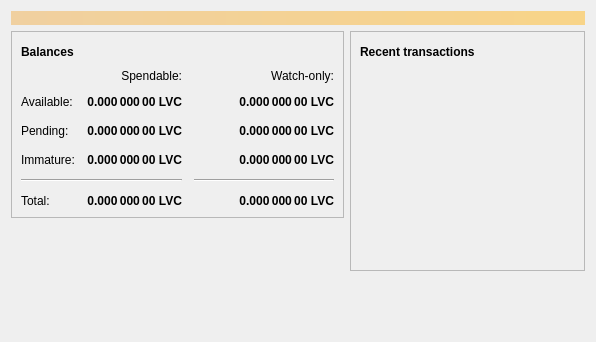
<?xml version="1.0" encoding="UTF-8"?>
<ui version="4.0">
 <class>OverviewPage</class>
 <widget class="QWidget" name="OverviewPage">
  <property name="geometry">
   <rect>
    <x>0</x>
    <y>0</y>
    <width>596</width>
    <height>342</height>
   </rect>
  </property>
  <property name="windowTitle">
   <string>Form</string>
  </property>
  <layout class="QVBoxLayout" name="topLayout">
   <item>
    <widget class="QLabel" name="labelAlerts">
     <property name="visible">
      <bool>false</bool>
     </property>
     <property name="styleSheet">
      <string notr="true">QLabel { background-color: qlineargradient(x1: 0, y1: 0, x2: 1, y2: 0, stop:0 #F0D0A0, stop:1 #F8D488); color:#000000; }</string>
     </property>
     <property name="wordWrap">
      <bool>true</bool>
     </property>
     <property name="margin">
      <number>3</number>
     </property>
     <property name="textInteractionFlags">
      <set>Qt::TextSelectableByMouse</set>
     </property>
    </widget>
   </item>
   <item>
    <layout class="QHBoxLayout" name="horizontalLayout" stretch="1,1">
     <item>
      <layout class="QVBoxLayout" name="verticalLayout_2">
       <item>
        <widget class="QFrame" name="frame">
         <property name="frameShape">
          <enum>QFrame::StyledPanel</enum>
         </property>
         <property name="frameShadow">
          <enum>QFrame::Raised</enum>
         </property>
         <layout class="QVBoxLayout" name="verticalLayout_4">
          <item>
           <layout class="QHBoxLayout" name="horizontalLayout_4">
            <item>
             <widget class="QLabel" name="label_5">
              <property name="font">
               <font>
                <weight>75</weight>
                <bold>true</bold>
               </font>
              </property>
              <property name="text">
               <string>Balances</string>
              </property>
             </widget>
            </item>
            <item>
             <widget class="QPushButton" name="labelWalletStatus">
              <property name="enabled">
               <bool>true</bool>
              </property>
              <property name="maximumSize">
               <size>
                <width>30</width>
                <height>16777215</height>
               </size>
              </property>
              <property name="toolTip">
               <string>The displayed information may be out of date. Your wallet automatically synchronizes with the Livecoin network after a connection is established, but this process has not completed yet.</string>
              </property>
              <property name="text">
               <string/>
              </property>
              <property name="icon">
               <iconset resource="../livecoin.qrc">
                <normaloff>:/icons/warning</normaloff>
                <disabledoff>:/icons/warning</disabledoff>:/icons/warning</iconset>
              </property>
              <property name="iconSize">
               <size>
                <width>24</width>
                <height>24</height>
               </size>
              </property>
              <property name="flat">
               <bool>true</bool>
              </property>
             </widget>
            </item>
            <item>
             <spacer name="horizontalSpacer_3">
              <property name="orientation">
               <enum>Qt::Horizontal</enum>
              </property>
              <property name="sizeHint" stdset="0">
               <size>
                <width>40</width>
                <height>20</height>
               </size>
              </property>
             </spacer>
            </item>
           </layout>
          </item>
          <item>
           <layout class="QGridLayout" name="gridLayout">
            <property name="spacing">
             <number>12</number>
            </property>
            <item row="2" column="2">
             <widget class="QLabel" name="labelWatchPending">
              <property name="font">
               <font>
                <weight>75</weight>
                <bold>true</bold>
               </font>
              </property>
              <property name="cursor">
               <cursorShape>IBeamCursor</cursorShape>
              </property>
              <property name="toolTip">
               <string>Unconfirmed transactions to watch-only addresses</string>
              </property>
              <property name="text">
               <string notr="true">0.000 000 00 LVC</string>
              </property>
              <property name="alignment">
               <set>Qt::AlignRight|Qt::AlignTrailing|Qt::AlignVCenter</set>
              </property>
              <property name="textInteractionFlags">
               <set>Qt::LinksAccessibleByMouse|Qt::TextSelectableByKeyboard|Qt::TextSelectableByMouse</set>
              </property>
             </widget>
            </item>
            <item row="2" column="1">
             <widget class="QLabel" name="labelUnconfirmed">
              <property name="font">
               <font>
                <weight>75</weight>
                <bold>true</bold>
               </font>
              </property>
              <property name="cursor">
               <cursorShape>IBeamCursor</cursorShape>
              </property>
              <property name="toolTip">
               <string>Total of transactions that have yet to be confirmed, and do not yet count toward the spendable balance</string>
              </property>
              <property name="text">
               <string notr="true">0.000 000 00 LVC</string>
              </property>
              <property name="alignment">
               <set>Qt::AlignRight|Qt::AlignTrailing|Qt::AlignVCenter</set>
              </property>
              <property name="textInteractionFlags">
               <set>Qt::LinksAccessibleByMouse|Qt::TextSelectableByKeyboard|Qt::TextSelectableByMouse</set>
              </property>
             </widget>
            </item>
            <item row="3" column="2">
             <widget class="QLabel" name="labelWatchImmature">
              <property name="font">
               <font>
                <weight>75</weight>
                <bold>true</bold>
               </font>
              </property>
              <property name="cursor">
               <cursorShape>IBeamCursor</cursorShape>
              </property>
              <property name="toolTip">
               <string>Mined balance in watch-only addresses that has not yet matured</string>
              </property>
              <property name="text">
               <string notr="true">0.000 000 00 LVC</string>
              </property>
              <property name="alignment">
               <set>Qt::AlignRight|Qt::AlignTrailing|Qt::AlignVCenter</set>
              </property>
              <property name="textInteractionFlags">
               <set>Qt::LinksAccessibleByMouse|Qt::TextSelectableByKeyboard|Qt::TextSelectableByMouse</set>
              </property>
             </widget>
            </item>
            <item row="4" column="0" colspan="2">
             <widget class="Line" name="line">
              <property name="orientation">
               <enum>Qt::Horizontal</enum>
              </property>
             </widget>
            </item>
            <item row="4" column="2">
             <widget class="Line" name="lineWatchBalance">
              <property name="sizePolicy">
               <sizepolicy hsizetype="Preferred" vsizetype="Fixed">
                <horstretch>0</horstretch>
                <verstretch>0</verstretch>
               </sizepolicy>
              </property>
              <property name="minimumSize">
               <size>
                <width>140</width>
                <height>0</height>
               </size>
              </property>
              <property name="orientation">
               <enum>Qt::Horizontal</enum>
              </property>
             </widget>
            </item>
            <item row="5" column="0">
             <widget class="QLabel" name="labelTotalText">
              <property name="text">
               <string>Total:</string>
              </property>
             </widget>
            </item>
            <item row="3" column="1">
             <widget class="QLabel" name="labelImmature">
              <property name="font">
               <font>
                <weight>75</weight>
                <bold>true</bold>
               </font>
              </property>
              <property name="cursor">
               <cursorShape>IBeamCursor</cursorShape>
              </property>
              <property name="toolTip">
               <string>Mined balance that has not yet matured</string>
              </property>
              <property name="text">
               <string notr="true">0.000 000 00 LVC</string>
              </property>
              <property name="alignment">
               <set>Qt::AlignRight|Qt::AlignTrailing|Qt::AlignVCenter</set>
              </property>
              <property name="textInteractionFlags">
               <set>Qt::LinksAccessibleByMouse|Qt::TextSelectableByKeyboard|Qt::TextSelectableByMouse</set>
              </property>
             </widget>
            </item>
            <item row="2" column="3">
             <spacer name="horizontalSpacer_2">
              <property name="orientation">
               <enum>Qt::Horizontal</enum>
              </property>
              <property name="sizeHint" stdset="0">
               <size>
                <width>40</width>
                <height>20</height>
               </size>
              </property>
             </spacer>
            </item>
            <item row="3" column="0">
             <widget class="QLabel" name="labelImmatureText">
              <property name="text">
               <string>Immature:</string>
              </property>
             </widget>
            </item>
            <item row="5" column="1">
             <widget class="QLabel" name="labelTotal">
              <property name="font">
               <font>
                <weight>75</weight>
                <bold>true</bold>
               </font>
              </property>
              <property name="cursor">
               <cursorShape>IBeamCursor</cursorShape>
              </property>
              <property name="toolTip">
               <string>Your current total balance</string>
              </property>
              <property name="text">
               <string notr="true">0.000 000 00 LVC</string>
              </property>
              <property name="alignment">
               <set>Qt::AlignRight|Qt::AlignTrailing|Qt::AlignVCenter</set>
              </property>
              <property name="textInteractionFlags">
               <set>Qt::LinksAccessibleByMouse|Qt::TextSelectableByKeyboard|Qt::TextSelectableByMouse</set>
              </property>
             </widget>
            </item>
            <item row="5" column="2">
             <widget class="QLabel" name="labelWatchTotal">
              <property name="font">
               <font>
                <weight>75</weight>
                <bold>true</bold>
               </font>
              </property>
              <property name="cursor">
               <cursorShape>IBeamCursor</cursorShape>
              </property>
              <property name="toolTip">
               <string>Current total balance in watch-only addresses</string>
              </property>
              <property name="text">
               <string notr="true">0.000 000 00 LVC</string>
              </property>
              <property name="alignment">
               <set>Qt::AlignRight|Qt::AlignTrailing|Qt::AlignVCenter</set>
              </property>
              <property name="textInteractionFlags">
               <set>Qt::LinksAccessibleByMouse|Qt::TextSelectableByKeyboard|Qt::TextSelectableByMouse</set>
              </property>
             </widget>
            </item>
            <item row="0" column="2">
             <widget class="QLabel" name="labelWatchonly">
              <property name="text">
               <string>Watch-only:</string>
              </property>
              <property name="alignment">
               <set>Qt::AlignRight|Qt::AlignTrailing|Qt::AlignVCenter</set>
              </property>
             </widget>
            </item>
            <item row="1" column="0">
             <widget class="QLabel" name="labelBalanceText">
              <property name="text">
               <string>Available:</string>
              </property>
             </widget>
            </item>
            <item row="1" column="1">
             <widget class="QLabel" name="labelBalance">
              <property name="font">
               <font>
                <weight>75</weight>
                <bold>true</bold>
               </font>
              </property>
              <property name="cursor">
               <cursorShape>IBeamCursor</cursorShape>
              </property>
              <property name="toolTip">
               <string>Your current spendable balance</string>
              </property>
              <property name="text">
               <string notr="true">0.000 000 00 LVC</string>
              </property>
              <property name="alignment">
               <set>Qt::AlignRight|Qt::AlignTrailing|Qt::AlignVCenter</set>
              </property>
              <property name="textInteractionFlags">
               <set>Qt::LinksAccessibleByMouse|Qt::TextSelectableByKeyboard|Qt::TextSelectableByMouse</set>
              </property>
             </widget>
            </item>
            <item row="1" column="2">
             <widget class="QLabel" name="labelWatchAvailable">
              <property name="font">
               <font>
                <weight>75</weight>
                <bold>true</bold>
               </font>
              </property>
              <property name="cursor">
               <cursorShape>IBeamCursor</cursorShape>
              </property>
              <property name="toolTip">
               <string>Your current balance in watch-only addresses</string>
              </property>
              <property name="text">
               <string notr="true">0.000 000 00 LVC</string>
              </property>
              <property name="alignment">
               <set>Qt::AlignRight|Qt::AlignTrailing|Qt::AlignVCenter</set>
              </property>
              <property name="textInteractionFlags">
               <set>Qt::LinksAccessibleByMouse|Qt::TextSelectableByKeyboard|Qt::TextSelectableByMouse</set>
              </property>
             </widget>
            </item>
            <item row="2" column="0">
             <widget class="QLabel" name="labelPendingText">
              <property name="text">
               <string>Pending:</string>
              </property>
             </widget>
            </item>
            <item row="0" column="1">
             <widget class="QLabel" name="labelSpendable">
              <property name="text">
               <string>Spendable:</string>
              </property>
              <property name="alignment">
               <set>Qt::AlignRight|Qt::AlignTrailing|Qt::AlignVCenter</set>
              </property>
             </widget>
            </item>
           </layout>
          </item>
         </layout>
        </widget>
       </item>
       <item>
        <spacer name="verticalSpacer">
         <property name="orientation">
          <enum>Qt::Vertical</enum>
         </property>
         <property name="sizeHint" stdset="0">
          <size>
           <width>20</width>
           <height>40</height>
          </size>
         </property>
        </spacer>
       </item>
      </layout>
     </item>
     <item>
      <layout class="QVBoxLayout" name="verticalLayout_3">
       <item>
        <widget class="QFrame" name="frame_2">
         <property name="frameShape">
          <enum>QFrame::StyledPanel</enum>
         </property>
         <property name="frameShadow">
          <enum>QFrame::Raised</enum>
         </property>
         <layout class="QVBoxLayout" name="verticalLayout">
          <item>
           <layout class="QHBoxLayout" name="horizontalLayout_2">
            <item>
             <widget class="QLabel" name="label_4">
              <property name="font">
               <font>
                <weight>75</weight>
                <bold>true</bold>
               </font>
              </property>
              <property name="text">
               <string>Recent transactions</string>
              </property>
             </widget>
            </item>
            <item>
             <widget class="QPushButton" name="labelTransactionsStatus">
              <property name="enabled">
               <bool>true</bool>
              </property>
              <property name="maximumSize">
               <size>
                <width>30</width>
                <height>16777215</height>
               </size>
              </property>
              <property name="toolTip">
               <string>The displayed information may be out of date. Your wallet automatically synchronizes with the Livecoin network after a connection is established, but this process has not completed yet.</string>
              </property>
              <property name="text">
               <string/>
              </property>
              <property name="icon">
               <iconset resource="../livecoin.qrc">
                <normaloff>:/icons/warning</normaloff>
                <disabledoff>:/icons/warning</disabledoff>:/icons/warning</iconset>
              </property>
              <property name="iconSize">
               <size>
                <width>24</width>
                <height>24</height>
               </size>
              </property>
              <property name="flat">
               <bool>true</bool>
              </property>
             </widget>
            </item>
            <item>
             <spacer name="horizontalSpacer">
              <property name="orientation">
               <enum>Qt::Horizontal</enum>
              </property>
              <property name="sizeHint" stdset="0">
               <size>
                <width>40</width>
                <height>20</height>
               </size>
              </property>
             </spacer>
            </item>
           </layout>
          </item>
          <item>
           <widget class="QListView" name="listTransactions">
            <property name="styleSheet">
             <string notr="true">QListView { background: transparent; }</string>
            </property>
            <property name="frameShape">
             <enum>QFrame::NoFrame</enum>
            </property>
            <property name="verticalScrollBarPolicy">
             <enum>Qt::ScrollBarAlwaysOff</enum>
            </property>
            <property name="horizontalScrollBarPolicy">
             <enum>Qt::ScrollBarAlwaysOff</enum>
            </property>
            <property name="selectionMode">
             <enum>QAbstractItemView::NoSelection</enum>
            </property>
           </widget>
          </item>
         </layout>
        </widget>
       </item>
       <item>
        <spacer name="verticalSpacer_2">
         <property name="orientation">
          <enum>Qt::Vertical</enum>
         </property>
         <property name="sizeHint" stdset="0">
          <size>
           <width>20</width>
           <height>40</height>
          </size>
         </property>
        </spacer>
       </item>
      </layout>
     </item>
    </layout>
   </item>
  </layout>
 </widget>
 <resources/>
 <connections/>
</ui>
